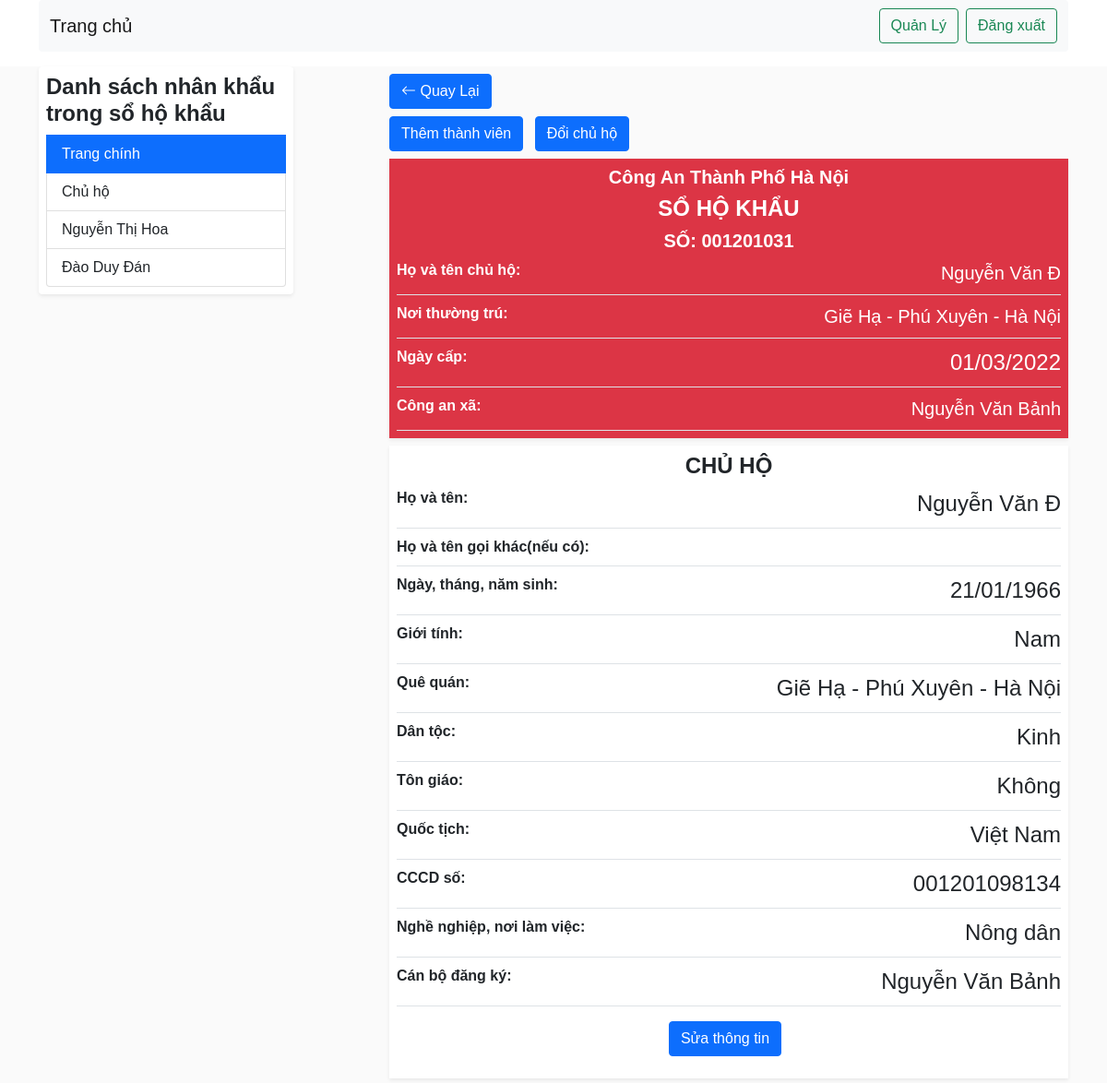
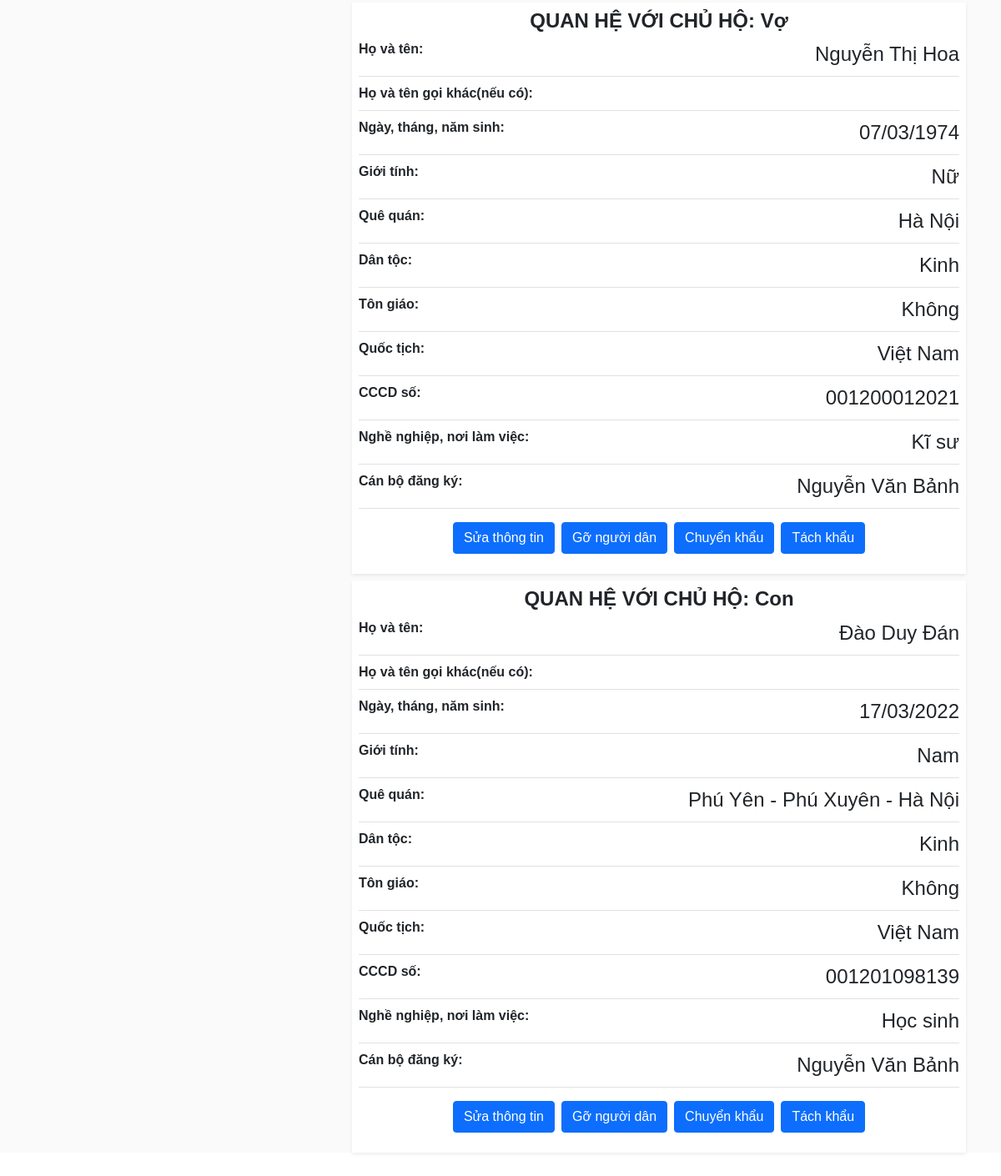
Page /index.php?controller=CongAnXa&action=quanlyshk&mashk=001201031 (signed in) on the committed database (2 pictures, top to bottom).
### tables this page shows
CREATE TABLE `thanhvienshk` (
  `ma_shk` varchar(9) NOT NULL,
  `cccd` varchar(12) NOT NULL,
  `chuho` tinyint(1) NOT NULL,
  `quanhech` varchar(20) NOT NULL,
  `hoten` varchar(40) NOT NULL,
  `hotenkhac` varchar(40) NOT NULL,
  `ngaysinh` date NOT NULL,
  `gioitinh` varchar(5) NOT NULL,
  `nguyenquan` varchar(200) NOT NULL,
  `dantoc` varchar(15) NOT NULL,
  `tongiao` varchar(40) NOT NULL,
  `quoctich` varchar(30) NOT NULL,
  `nghenghiepnoilamviec` varchar(200) NOT NULL,
  `noithuongtrutruocday` varchar(200) NOT NULL,
  `ma_taikhoan` int(10) UNSIGNED NOT NULL
);

CREATE TABLE `sohokhau` (
  `ma_shk` varchar(9) NOT NULL,
  `hotenchuho` varchar(40) NOT NULL,
  `noithuongtru` varchar(200) NOT NULL,
  `ngaycap` date NOT NULL,
  `ma_taikhoan` int(10) UNSIGNED NOT NULL,
  `thanhpho` varchar(20) NOT NULL
);

CREATE TABLE `taikhoan` (
  `ma_taikhoan` int(10) UNSIGNED NOT NULL,
  `taikhoan` varchar(20) NOT NULL,
  `matkhau` varchar(100) NOT NULL,
  `hoten` varchar(30) NOT NULL,
  `chucvu` varchar(100) NOT NULL,
  `conlamviec` tinyint(1) NOT NULL,
  `ngaykhoitao` timestamp NOT NULL DEFAULT current_timestamp() ON UPDATE current_timestamp(),
  `capbac` int(11) NOT NULL
);

### views/CongAnXa/quanLySHK.php (the view, shortened to what the rows shown need)
<?php
if (isset($_SESSION['LoginOK'])) {
    require("views/partials-front/header.php");
    $result = $m->getALL($ma_shk, "ma_shk", "sohokhau");
    if ($result != false) {
        $row = $result[0];
        $resultct = $m->getALL($ma_shk, "ma_shk", "thanhvienshk");
?>
<head>
</head>
        <main style="background-color: #fafafa;">
            <div class="container mt-3 mb-5">
                <div class="row">
                    <div class="col-md-3" id="sidebar-info">
                        <div class="list-group bg-white shadow-sm p-2">
                            <h4>Danh sách nhân khẩu trong sổ hộ khẩu</h4>
                            <a href="#home" class="list-group-item list-group-item-action active" aria-current="true">
                                Trang chính
                            </a>
                            <a href="#chuho" class="list-group-item list-group-item-action">Chủ hộ</a>
                            <?php
                            for ($i = 0; $i < count($resultct); $i++) {
                                $ngdan = $resultct[$i];
                                if ($ngdan['chuho'] != 1) {
                            ?>
                                    <a href="#<?php echo $ngdan['cccd'] ?>" class="list-group-item list-group-item-action"><?php echo $ngdan['hoten'] ?></a>
                            <?php
                                } else {
                                    continue;
                                }
                            }
                            ?>
                        </div>
                    </div>
                    <div class="col-md-8 pt-2 ms-auto">
                        <div class="col-md-2">
                            <a href="index.php?controller=CongAnXa&action=index" class="text-decoration-none btn btn-primary mb-2"><i class="bi bi-arrow-left"></i> Quay Lại</a>
                        </div>
                        <button type="button" class="btn btn-primary me-2 mb-2" data-toggle="modal" data-target="#exampleModal">
                            <a href="index.php?controller=CongAnXa&action=themthanhvien&mashk=<?php echo $ma_shk ?>" class="text-white text-decoration-none">Thêm thành viên</a><br>
                        </button>
                        <button type="button" class="btn btn-primary me-2 mb-2" data-toggle="modal" data-target="#exampleModal">
                            <a href="index.php?controller=CongAnXa&action=doichuho&mashk=<?php echo $ma_shk ?>" class="text-white text-decoration-none">Đổi chủ hộ</a><br>
                        </button>
                        <div id="home" style="color:white" class="bg-danger shadow-sm p-2">
                            <h5 class="text-center">Công An Thành Phố <?php echo $row['thanhpho'] ?></h5>
                            <h4 class="text-center">SỔ HỘ KHẨU</h4>
                            <h5 class="text-center">SỐ: <?php echo $row['ma_shk'] ?></h5>
                            <div class="border-bottom d-flex justify-content-between mt-2 pb-2">
                                <span class="fw-bold fs-6">Họ và tên chủ hộ: </span><span class="fs-5"><?php echo $row['hotenchuho'] ?></span>
                            </div>
                            <div class="border-bottom d-flex justify-content-between mt-2 pb-2">
                                <span class="fw-bold fs-6">Nơi thường trú: </span><span class="fs-5"><?php echo $row['noithuongtru'] ?></span>
                            </div>
                            <div class="border-bottom d-flex justify-content-between mt-2 pb-2">
                                <span class="fw-bold fs-6">Ngày cấp: </span><span class="fs-4"><?php echo $m->getDate($row['ngaycap']) ?></span>
                            </div>
                            <div class="border-bottom d-flex justify-content-between mt-2 pb-2">
                                <?php
                                $cb = $m->getONE($row['ma_taikhoan'], "ma_taikhoan", "taikhoan");
                                ?>
                                <span class="fw-bold fs-6"><?php echo $cb['chucvu'] ?>: </span><span class="fs-5"><?php echo $cb['hoten'] ?></span>
                            </div>
                        </div>
                        <?php
                        for ($i = 0; $i < count($resultct); $i++) {
                            $ch = $resultct[$i];
                            if ($ch['chuho'] == true) {
                                break;
                            }
                        }
                        ?>
                        <div id="chuho" class="mt-2 bg-white shadow-sm p-2">
                            <h4 class="text-center">CHỦ HỘ</h4>
                            <div class="border-bottom d-flex justify-content-between mt-2 pb-2">
                                <span class="fw-bold fs-6">Họ và tên: </span><span class="fs-4"><?php echo $ch['hoten'] ?></span>
                            </div>
                            <div class="border-bottom d-flex justify-content-between mt-2 pb-2">
                                <span class="fw-bold fs-6">Họ và tên gọi khác(nếu có):</span><span class="fs-4"><?php echo $ch['hotenkhac'] ?></span>
                            </div>
                            <div class="border-bottom d-flex justify-content-between mt-2 pb-2">
                                <span class="fw-bold fs-6">Ngày, tháng, năm sinh: </span><span class="fs-4"><?php echo $m->getDate($ch['ngaysinh']) ?></span>
                            </div>
                            <div class="border-bottom d-flex justify-content-between mt-2 pb-2">
                                <span class="fw-bold fs-6">Giới tính: </span><span class="fs-4"><?php echo $ch['gioitinh'] ?></span>
                            </div>
                            <div class="border-bottom d-flex justify-content-between mt-2 pb-2">
                                <span class="fw-bold fs-6">Quê quán: </span><span class="fs-4"><?php echo $ch['nguyenquan'] ?></span>
                            </div>
                            <div class="border-bottom d-flex justify-content-between mt-2 pb-2">
                                <span class="fw-bold fs-6">Dân tộc: </span><span class="fs-4"><?php echo $ch['dantoc'] ?></span>
                            </div>
                            <div class="border-bottom d-flex justify-content-between mt-2 pb-2">
                                <span class="fw-bold fs-6">Tôn giáo: </span><span class="fs-4"><?php echo $ch['tongiao'] ?></span>
                            </div>
                            <div class="border-bottom d-flex justify-content-between mt-2 pb-2">
                                <span class="fw-bold fs-6">Quốc tịch: </span><span class="fs-4"><?php echo $ch['quoctich'] ?></span>
                            </div>
                            <div class="border-bottom d-flex justify-content-between mt-2 pb-2">
                                <span class="fw-bold fs-6">CCCD số: </span><span class="fs-4"><?php echo $ch['cccd'] ?></span>
                            </div>
                            <div class="border-bottom d-flex justify-content-between mt-2 pb-2">
                                <span class="fw-bold fs-6">Nghề nghiệp, nơi làm việc: </span><span class="fs-4"><?php echo $ch['nghenghiepnoilamviec'] ?></span>
                            </div>
                            <div class="border-bottom d-flex justify-content-between mt-2 pb-2">
                                <?php
                                $cb = $m->getONE($ch['ma_taikhoan'], "ma_taikhoan", "taikhoan");
                                ?>
                                <span class="fw-bold fs-6">Cán bộ đăng ký: </span><span class="fs-4"><?php echo $cb['hoten'] ?></span>
                            </div>
                            <div class="d-flex mt-3 mb-3 justify-content-center">
                                <button type="button" class="btn btn-primary me-2" data-toggle="modal" data-target="#exampleModal">
                                    <a href="index.php?controller=CongAnXa&action=suathongtin&cccd=<?php echo $ch['cccd'] ?>" class="text-white text-decoration-none">Sửa thông tin</a><br>
                                </button>
                            </div>
                        </div>
                        <?php
                        for ($i = 0; $i < count($resultct); $i++) {
                            $ngdan = $resultct[$i];
                            if ($ngdan['chuho'] != 1) {
                        ?>
                                <div id="<?php echo $ngdan['cccd'] ?>" class="mt-2 bg-white shadow-sm p-2">
                                    <h4 class="text-center">QUAN HỆ VỚI CHỦ HỘ: <?php echo $ngdan['quanhech'] ?></h4>
                                    <div class="border-bottom d-flex justify-content-between mt-2 pb-2">
                                        <span class="fw-bold fs-6">Họ và tên: </span><span class="fs-4"><?php echo $ngdan['hoten'] ?></span>
                                    </div>
                                    <div class="border-bottom d-flex justify-content-between mt-2 pb-2">
                                        <span class="fw-bold fs-6">Họ và tên gọi khác(nếu có):</span><span class="fs-4"><?php echo $ngdan['hotenkhac'] ?></span>
                                    </div>
                                    <div class="border-bottom d-flex justify-content-between mt-2 pb-2">
                                        <span class="fw-bold fs-6">Ngày, tháng, năm sinh: </span><span class="fs-4"><?php echo $m->getDate($ngdan['ngaysinh']) ?></span>
                                    </div>
                                    <div class="border-bottom d-flex justify-content-between mt-2 pb-2">
                                        <span class="fw-bold fs-6">Giới tính: </span><span class="fs-4"><?php echo $ngdan['gioitinh'] ?></span>
                                    </div>
                                    <div class="border-bottom d-flex justify-content-between mt-2 pb-2">
                                        <span class="fw-bold fs-6">Quê quán: </span><span class="fs-4"><?php echo $ngdan['nguyenquan'] ?></span>
                                    </div>
                                    <div class="border-bottom d-flex justify-content-between mt-2 pb-2">
                                        <span class="fw-bold fs-6">Dân tộc: </span><span class="fs-4"><?php echo $ngdan['dantoc'] ?></span>
                                    </div>
                                    <div class="border-bottom d-flex justify-content-between mt-2 pb-2">
                                        <span class="fw-bold fs-6">Tôn giáo: </span><span class="fs-4"><?php echo $ngdan['tongiao'] ?></span>
                                    </div>
                                    <div class="border-bottom d-flex justify-content-between mt-2 pb-2">
                                        <span class="fw-bold fs-6">Quốc tịch: </span><span class="fs-4"><?php echo $ngdan['quoctich'] ?></span>
                                    </div>
                                    <div class="border-bottom d-flex justify-content-between mt-2 pb-2">
                                        <span class="fw-bold fs-6">CCCD số: </span><span class="fs-4"><?php echo $ngdan['cccd'] ?></span>
                                    </div>
                                    <div class="border-bottom d-flex justify-content-between mt-2 pb-2">
                                        <span class="fw-bold fs-6">Nghề nghiệp, nơi làm việc: </span><span class="fs-4"><?php echo $ngdan['nghenghiepnoilamviec'] ?></span>
                                    </div>
                                    <div class="border-bottom d-flex justify-content-between mt-2 pb-2">
                                        <?php
                                        $cb = $m->getONE($ch['ma_taikhoan'], "ma_taikhoan", "taikhoan");
                                        ?>
                                        <span class="fw-bold fs-6">Cán bộ đăng ký: </span><span class="fs-4"><?php echo $cb['hoten'] ?></span>
                                    </div>
                                    <div class="d-flex mt-3 mb-3 justify-content-center">
                                        <button type="button" class="btn btn-primary me-2" data-toggle="modal" data-target="#exampleModal">
                                            <a href="index.php?controller=CongAnXa&action=suathongtin&cccd=<?php echo $ngdan['cccd'] ?>" class="text-white text-decoration-none">Sửa thông tin</a><br>
                                        </button>
                                        <button type="button" class="btn btn-primary me-2" data-toggle="modal" data-target="#exampleModal">
                                            <a onclick="return confirm('Bạn chắc chắn muốn gỡ người này khỏi hộ khẩu?')" href="index.php?controller=CongAnXa&action=gothanhvien&mashk=<?php echo $ngdan['ma_shk'] ?>&cccd=<?php echo $ngdan['cccd'] ?>" class="text-white text-decoration-none">Gỡ người dân</a><br>
                                        </button>
                                        <button type="button" class="btn btn-primary me-2" data-toggle="modal" data-target="#exampleModal">
                                            <a href="index.php?controller=CongAnXa&action=chuyenkhau&cccd=<?php echo $ngdan['cccd'] ?>" class="text-white text-decoration-none">Chuyển khẩu</a><br>
                                        </button>
                                        <button type="button" class="btn btn-primary" data-toggle="modal" data-target="#exampleModal">
                                            <a href="index.php?controller=CongAnXa&action=tachkhau&mashk=<?php echo $ngdan['ma_shk'] ?>&cccd=<?php echo $ngdan['cccd'] ?>" class="text-white text-decoration-none">Tách khẩu</a><br>
                                        </button>
                                    </div>
                                </div>
                        <?php
                            } else {
                                continue;
                            }
                        }
                        ?>
                    </div>
                </div>
            </div>
        </main>
<?php
    }
}
?>

### rows in the picture
thanhvienshk: hoten "Nguyễn Thị Hoa", quanhech "Vợ", ngaysinh "07/03/1974", gioitinh "Nữ", nguyenquan "Hà Nội", dantoc "Kinh", tongiao "Không", quoctich "Việt Nam", cccd "001200012021", nghenghiepnoilamviec "Kĩ sư", ma_taikhoan.hoten "Nguyễn Văn Bảnh"
thanhvienshk: hoten "Đào Duy Đán", quanhech "Con", ngaysinh "17/03/2022", gioitinh "Nam", nguyenquan "Phú Yên - Phú Xuyên - Hà Nội", dantoc "Kinh", tongiao "Không", quoctich "Việt Nam", cccd "001201098139", nghenghiepnoilamviec "Học sinh", ma_taikhoan.hoten "Nguyễn Văn Bảnh"
sohokhau: thanhpho "Hà Nội", ma_shk "001201031", hotenchuho "Nguyễn Văn Đ", noithuongtru "Giẽ Hạ - Phú Xuyên - Hà Nội", ngaycap "01/03/2022"
taikhoan: chucvu "Công an xã", hoten "Nguyễn Văn Bảnh"
thanhvienshk: hoten "Nguyễn Văn Đ", ngaysinh "21/01/1966", gioitinh "Nam", nguyenquan "Giẽ Hạ - Phú Xuyên - Hà Nội", dantoc "Kinh", tongiao "Không", quoctich "Việt Nam", cccd "001201098134", nghenghiepnoilamviec "Nông dân"
